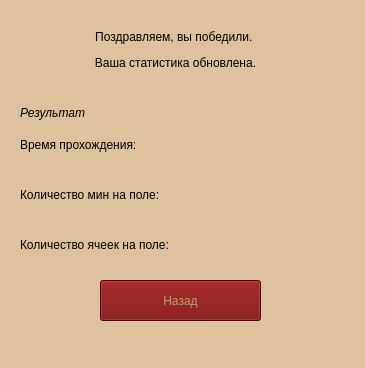
<?xml version="1.0" encoding="UTF-8"?>
<ui version="4.0">
 <class>MainWindow</class>
 <widget class="QMainWindow" name="MainWindow">
  <property name="geometry">
   <rect>
    <x>0</x>
    <y>0</y>
    <width>365</width>
    <height>368</height>
   </rect>
  </property>
  <property name="windowTitle">
   <string>Победа</string>
  </property>
  <property name="windowIcon">
   <iconset>
    <normaloff>images/KMines.png</normaloff>images/KMines.png</iconset>
  </property>
  <property name="styleSheet">
   <string notr="true">background-color: rgb(222, 194, 157);</string>
  </property>
  <widget class="QWidget" name="centralwidget">
   <widget class="QPushButton" name="pushButton">
    <property name="geometry">
     <rect>
      <x>100</x>
      <y>280</y>
      <width>161</width>
      <height>41</height>
     </rect>
    </property>
    <property name="cursor">
     <cursorShape>PointingHandCursor</cursorShape>
    </property>
    <property name="styleSheet">
     <string notr="true">font: 20pt &quot;Times New Roman&quot;;
color: rgb(170, 170, 102);
background-color: rgb(116, 0, 0);</string>
    </property>
    <property name="text">
     <string>Назад</string>
    </property>
   </widget>
   <widget class="QLabel" name="label">
    <property name="geometry">
     <rect>
      <x>10</x>
      <y>0</y>
      <width>331</width>
      <height>101</height>
     </rect>
    </property>
    <property name="styleSheet">
     <string notr="true">font: 20pt &quot;Times New Roman&quot;;</string>
    </property>
    <property name="text">
     <string>&lt;html&gt;&lt;head/&gt;&lt;body&gt;&lt;p align=&quot;center&quot;&gt;Поздравляем, вы победили. &lt;/p&gt;&lt;p align=&quot;center&quot;&gt;Ваша статистика обновлена.&lt;/p&gt;&lt;/body&gt;&lt;/html&gt;</string>
    </property>
   </widget>
   <widget class="QWidget" name="horizontalLayoutWidget">
    <property name="geometry">
     <rect>
      <x>20</x>
      <y>170</y>
      <width>301</width>
      <height>51</height>
     </rect>
    </property>
    <layout class="QHBoxLayout" name="horizontalLayout">
     <item>
      <widget class="QLabel" name="label_3">
       <property name="styleSheet">
        <string notr="true">font: italic 12pt &quot;Times New Roman&quot;;</string>
       </property>
       <property name="text">
        <string>&lt;html&gt;&lt;head/&gt;&lt;body&gt;&lt;p&gt;Количество мин на поле:&lt;/p&gt;&lt;/body&gt;&lt;/html&gt;</string>
       </property>
      </widget>
     </item>
     <item>
      <widget class="QLabel" name="label_6">
       <property name="styleSheet">
        <string notr="true">font: italic 12pt &quot;Times New Roman&quot;;</string>
       </property>
       <property name="text">
        <string/>
       </property>
      </widget>
     </item>
    </layout>
   </widget>
   <widget class="QWidget" name="horizontalLayoutWidget_2">
    <property name="geometry">
     <rect>
      <x>20</x>
      <y>220</y>
      <width>301</width>
      <height>51</height>
     </rect>
    </property>
    <layout class="QHBoxLayout" name="horizontalLayout_2">
     <item>
      <widget class="QLabel" name="label_4">
       <property name="styleSheet">
        <string notr="true">font: italic 12pt &quot;Times New Roman&quot;;</string>
       </property>
       <property name="text">
        <string>&lt;html&gt;&lt;head/&gt;&lt;body&gt;&lt;p&gt;Количество ячеек на поле:&lt;/p&gt;&lt;/body&gt;&lt;/html&gt;</string>
       </property>
      </widget>
     </item>
     <item>
      <widget class="QLabel" name="label_7">
       <property name="styleSheet">
        <string notr="true">font: italic 12pt &quot;Times New Roman&quot;;</string>
       </property>
       <property name="text">
        <string/>
       </property>
      </widget>
     </item>
    </layout>
   </widget>
   <widget class="QWidget" name="horizontalLayoutWidget_3">
    <property name="geometry">
     <rect>
      <x>20</x>
      <y>120</y>
      <width>301</width>
      <height>51</height>
     </rect>
    </property>
    <layout class="QHBoxLayout" name="horizontalLayout_3">
     <item>
      <widget class="QLabel" name="label_5">
       <property name="styleSheet">
        <string notr="true">font: italic 12pt &quot;Times New Roman&quot;;</string>
       </property>
       <property name="text">
        <string>&lt;html&gt;&lt;head/&gt;&lt;body&gt;&lt;p&gt;Время прохождения:&lt;/p&gt;&lt;/body&gt;&lt;/html&gt;</string>
       </property>
      </widget>
     </item>
     <item>
      <widget class="QLabel" name="label_8">
       <property name="styleSheet">
        <string notr="true">font: italic 12pt &quot;Times New Roman&quot;;</string>
       </property>
       <property name="text">
        <string/>
       </property>
      </widget>
     </item>
    </layout>
   </widget>
   <widget class="QWidget" name="horizontalLayoutWidget_4">
    <property name="geometry">
     <rect>
      <x>20</x>
      <y>90</y>
      <width>301</width>
      <height>46</height>
     </rect>
    </property>
    <layout class="QHBoxLayout" name="horizontalLayout_4">
     <item>
      <widget class="QLabel" name="label_2">
       <property name="styleSheet">
        <string notr="true">font: 14pt &quot;Times New Roman&quot;;</string>
       </property>
       <property name="text">
        <string>&lt;html&gt;&lt;head/&gt;&lt;body&gt;&lt;p&gt;&lt;span style=&quot; font-style:italic;&quot;&gt;Результат&lt;/span&gt;&lt;/p&gt;&lt;/body&gt;&lt;/html&gt;</string>
       </property>
      </widget>
     </item>
     <item>
      <widget class="QLabel" name="label_9">
       <property name="styleSheet">
        <string notr="true">
font: italic 14pt &quot;Times New Roman&quot;;</string>
       </property>
       <property name="text">
        <string>&lt;html&gt;&lt;head/&gt;&lt;body&gt;&lt;p&gt;&lt;br/&gt;&lt;/p&gt;&lt;/body&gt;&lt;/html&gt;</string>
       </property>
      </widget>
     </item>
    </layout>
   </widget>
  </widget>
  <widget class="QMenuBar" name="menubar">
   <property name="geometry">
    <rect>
     <x>0</x>
     <y>0</y>
     <width>365</width>
     <height>20</height>
    </rect>
   </property>
  </widget>
  <widget class="QStatusBar" name="statusbar"/>
 </widget>
 <resources/>
 <connections/>
</ui>
